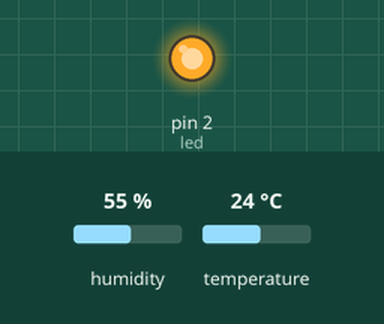
Simulated run of this program. Board: MicroPython board. Parts: output pins drawn as LEDs (lit = HIGH). The test bench sets the inputs (shaded band); at power-on: temperature 24 °C, humidity 55 %. What the program prints to the serial console is not drawn.

Above: at 1.2 s.
1.3 s: temperature set to 26 °C
At 2.3 s:
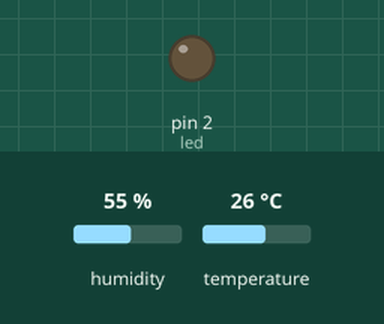
4.3 s: temperature set to 12 °C
At 6.6 s:
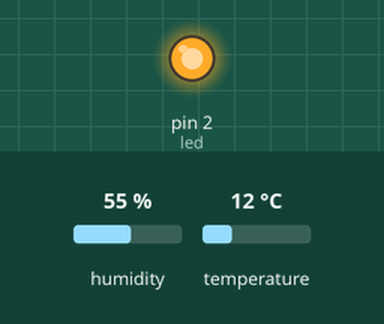
7.5 s: temperature set to 28 °C
At 9.3 s:
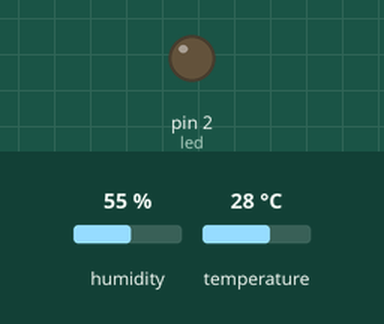
Timing chart, 0 to 10.8 s (numbered marks = the images above; inputs shaded):
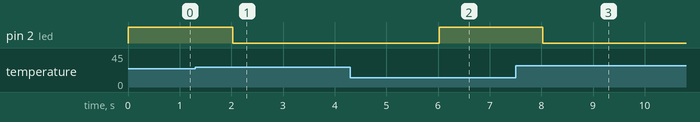

The program:

dht11.py
```python
from machine import Pin,Timer
import dht,time

temp,hum=0,0
d = dht.DHT11(Pin(0)) #在D3建立DHT11物件
led = Pin(2, Pin.OUT) #D4內建Led

def readdht(t):
    global temp,hum
    try:
        d.measure()  #重新測量溫溼度
        temp=d.temperature()       #讀取攝氏溫度
        hum=d.humidity()           #讀取相對溼度
        print("溫    度: %3.1f °C" % temp)
        print("相對溼度: %3.1f %% RH" % hum)
    except:
        print('讀取不正常!')

timer = Timer(1)
timer.init(period=2000, mode=Timer.PERIODIC, callback=readdht)

try:
    while True:
        if temp>24: # 溫度>24度，開燈
            led.value(0)
        else: # 溫度<24度，熄燈
            led.value(1)
        time.sleep(0.1) #暫停 0.1 秒
except:
    timer.deinit()
    print('stopped')  
```

Measured:
- the behaviour switches between 24 and 25 °C on temperature (found by bisection; images 0 and 1)
- after the input at 1.3 s, pin 2 (led): HIGH → LOW after 0.72 s
- after the input at 4.3 s, pin 2 (led): LOW → HIGH after 1.7 s
- after the input at 7.5 s, pin 2 (led): HIGH → LOW after 0.53 s
